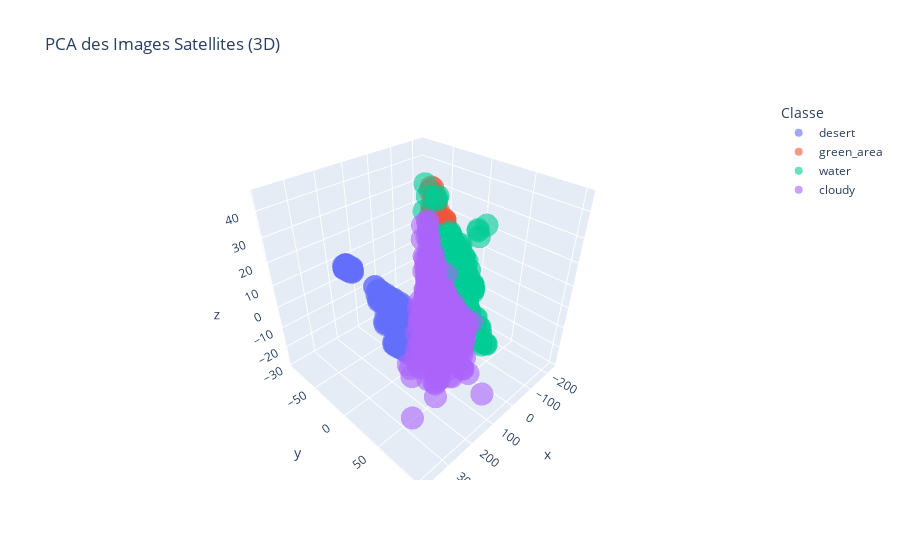

This figure's notebook cell:
### Markdown cell above
**Make a 3D plot** of the reduced dataset.

### Code cell
# TO DO: Make a 3D plot of the reduced dataset.

#Nouvelle liste avec le nom des types de sols
class_names_list = ["cloudy", "desert", "green_area", "water"]

# On associe chaque point à son nom
labels_text = [class_names_list[label] for label in y_train]

#On crée le graphe 3D
fig = px.scatter_3d(
    x=x_train_reduced[:, 0],
    y=x_train_reduced[:, 1],
    z=x_train_reduced[:, 2],
    color=labels_text,
    title="PCA of the Satellites Images in 3D",
    labels={'color': 'Classe'},
    opacity=0.6,
    size_max=3
)

#On affiche le graphe
fig.show()

### Figure 1 — Plotly figure (JSON) as saved in the notebook; plotly's stock layout.template omitted (floating-point values rounded to 4 significant figures; data arrays with more than 128 entries replaced by an {"elided": "..."} marker saying what was removed)
{"data": [{"hovertemplate": "Classe=desert<br>x=%{x}<br>y=%{y}<br>z=%{z}<extra></extra>", "legendgroup": "desert", "marker": {"color": "#636efa", "opacity": 0.6, "symbol": "circle"}, "mode": "markers", "name": "desert", "scene": "scene", "showlegend": true, "type": "scatter3d", "x": {"elided": "848 float values"}, "y": {"elided": "848 float values"}, "z": {"elided": "848 float values"}}, {"hovertemplate": "Classe=green_area<br>x=%{x}<br>y=%{y}<br>z=%{z}<extra></extra>", "legendgroup": "green_area", "marker": {"color": "#EF553B", "opacity": 0.6, "symbol": "circle"}, "mode": "markers", "name": "green_area", "scene": "scene", "showlegend": true, "type": "scatter3d", "x": {"elided": "1125 float values"}, "y": {"elided": "1125 float values"}, "z": {"elided": "1125 float values"}}, {"hovertemplate": "Classe=water<br>x=%{x}<br>y=%{y}<br>z=%{z}<extra></extra>", "legendgroup": "water", "marker": {"color": "#00cc96", "opacity": 0.6, "symbol": "circle"}, "mode": "markers", "name": "water", "scene": "scene", "showlegend": true, "type": "scatter3d", "x": {"elided": "1125 float values"}, "y": {"elided": "1125 float values"}, "z": {"elided": "1125 float values"}}, {"hovertemplate": "Classe=cloudy<br>x=%{x}<br>y=%{y}<br>z=%{z}<extra></extra>", "legendgroup": "cloudy", "marker": {"color": "#ab63fa", "opacity": 0.6, "symbol": "circle"}, "mode": "markers", "name": "cloudy", "scene": "scene", "showlegend": true, "type": "scatter3d", "x": {"elided": "1125 float values"}, "y": {"elided": "1125 float values"}, "z": {"elided": "1125 float values"}}], "layout": {"legend": {"title": {"text": "Classe"}, "tracegroupgap": 0}, "scene": {"domain": {"x": [0, 1], "y": [0, 1]}, "xaxis": {"title": {"text": "x"}}, "yaxis": {"title": {"text": "y"}}, "zaxis": {"title": {"text": "z"}}}, "title": {"text": "PCA des Images Satellites (3D)"}}}
